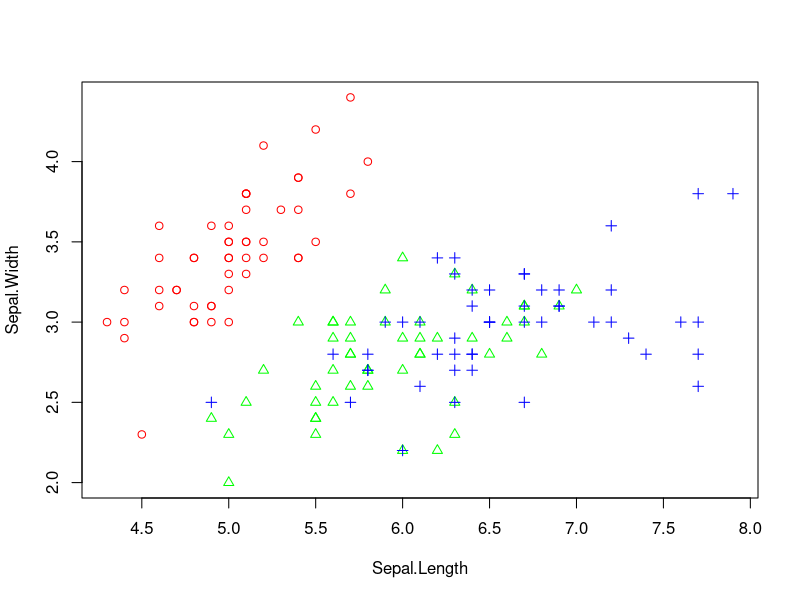

The R source for this figure:
data <- iris[, c("Sepal.Length", "Sepal.Width")]
point <- as.numeric(iris$Species)
color <- c("red", "green", "blue")

plot(
    data,
    pch = c(point),
    col = color[point]
)
